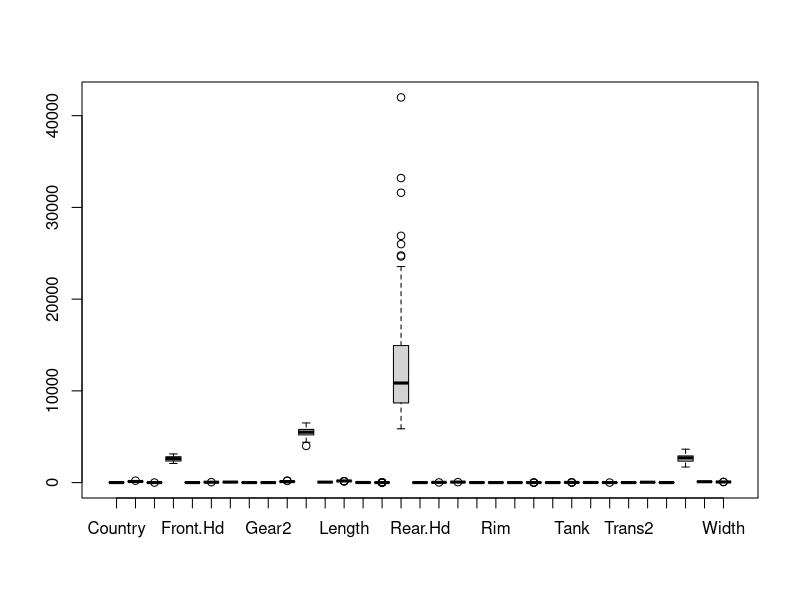
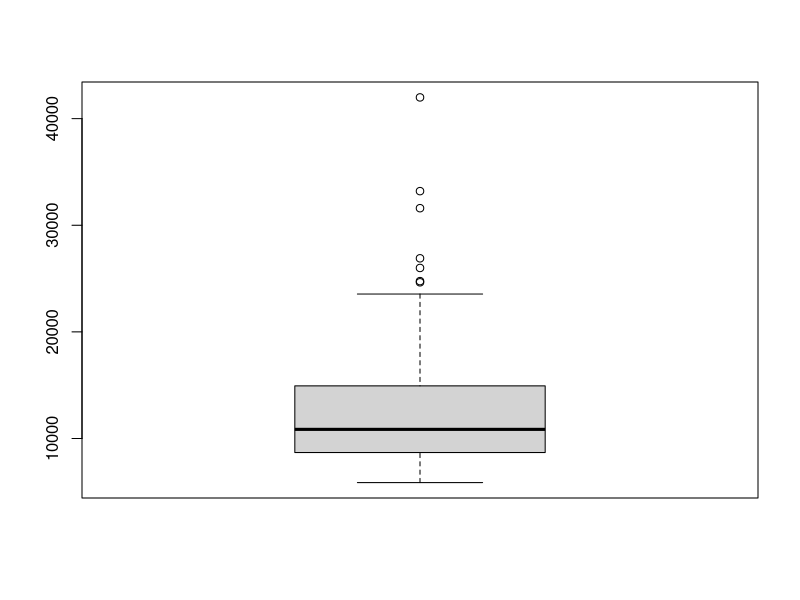
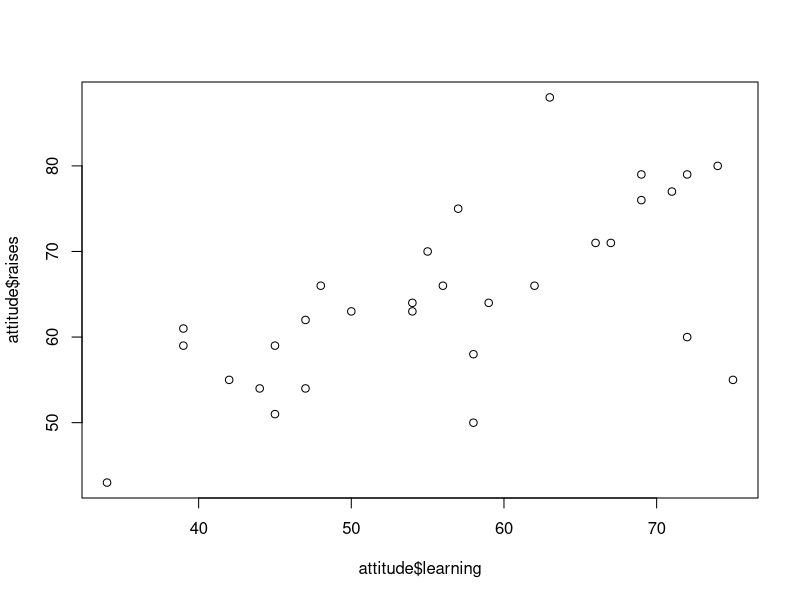
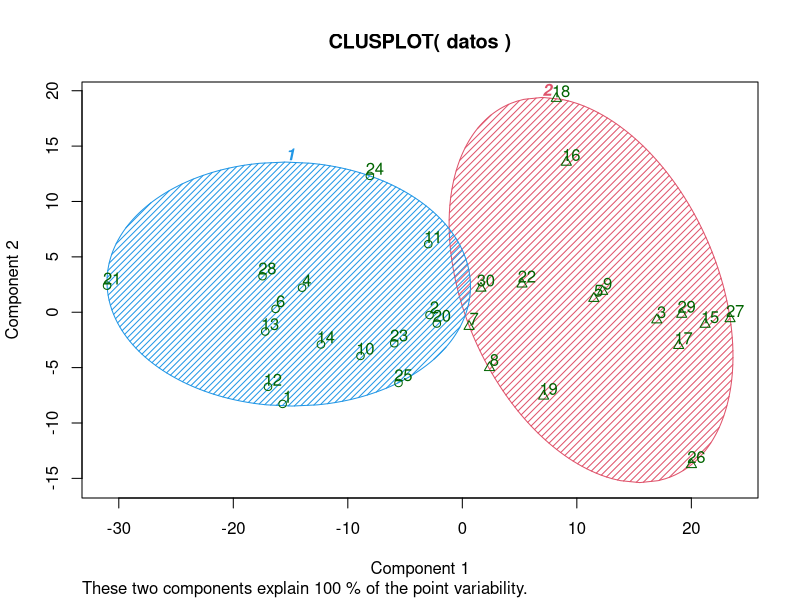
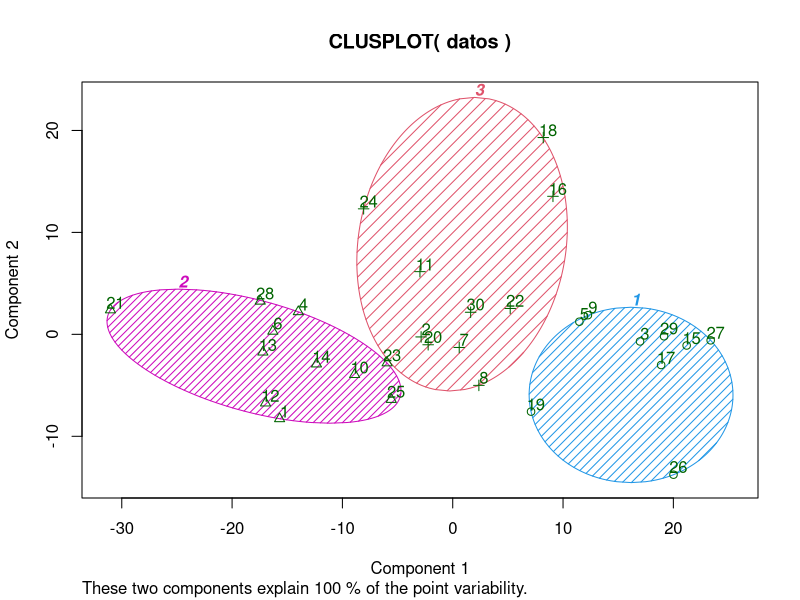
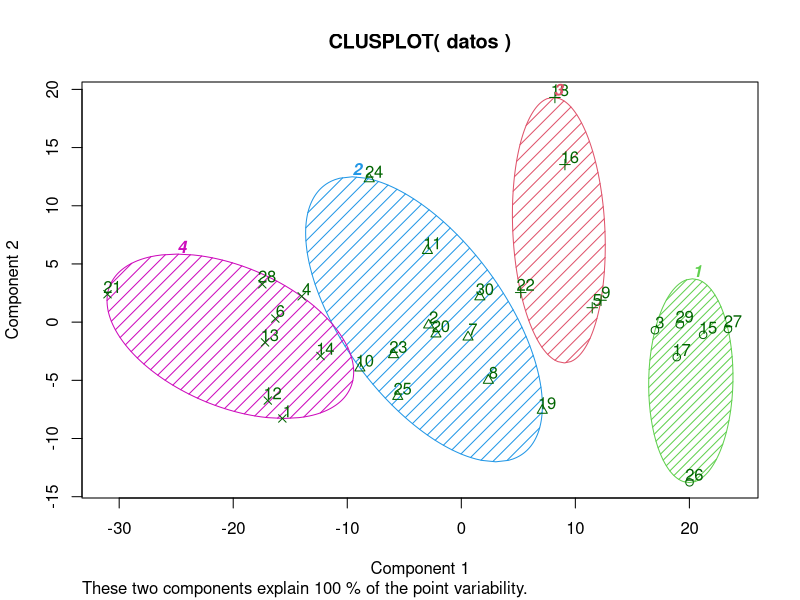
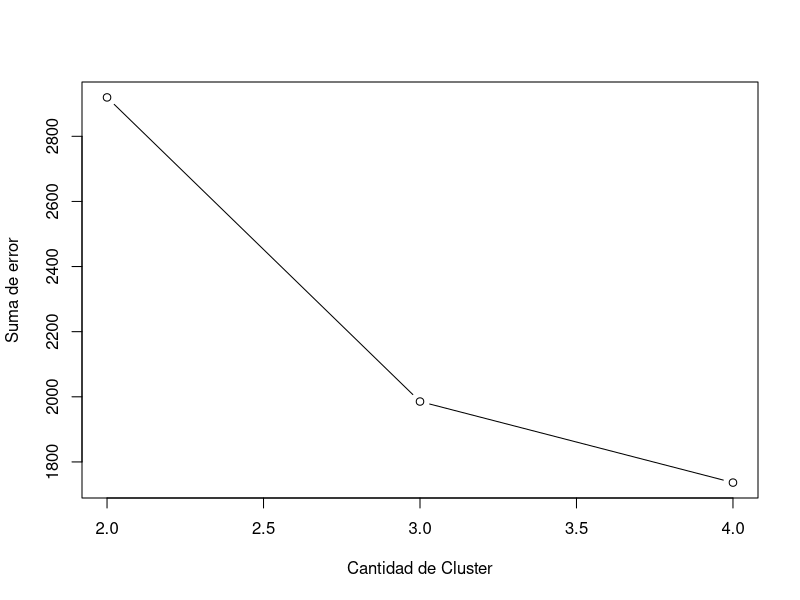
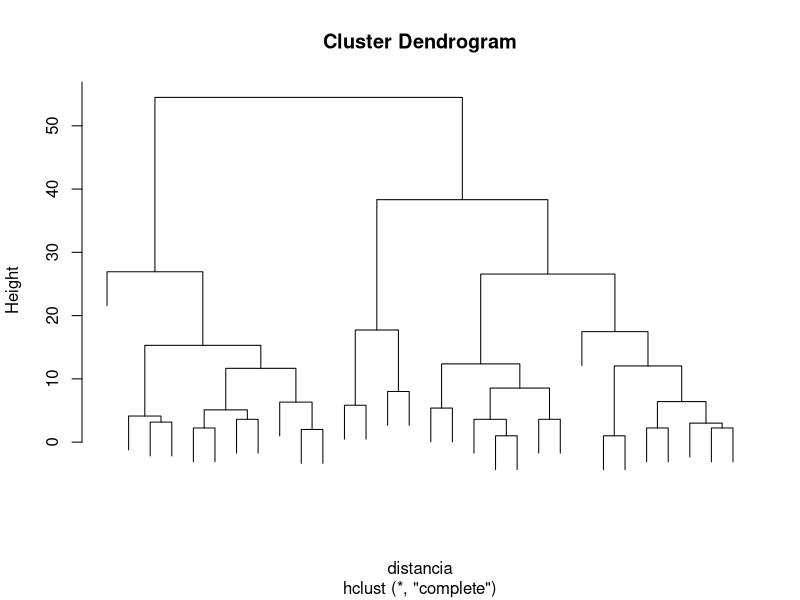

These charts were generated, in order, by the following R code:

#EJ1

str(airquality)

# Comprobamos valores especiales
which(is.infinite(airquality$Ozone) == TRUE)
which(is.infinite(airquality$Solar.R) == TRUE)
which(is.infinite(airquality$Wind) == TRUE)
which(is.infinite(airquality$Temp) == TRUE)
which(is.infinite(airquality$Month) == TRUE)
which(is.infinite(airquality$Day) == TRUE)

# Comprobamos valores faltantes
complete.cases(airquality)
# Nos quedamos solo con los casos completos
datos = airquality[complete.cases(airquality), ]
datos

mediaTemp = mean(datos$Temp)
mediaTemp

#EJ 2
library(rpart)
help(car90)

# Country --> Pais
# Disp --> Desplazamiento del motor en pulgadas cubicas
# Disp2 --> Cilindrada
# Eng.Rev --> Revoluciones del motor
# Front.Hd --> Distancia entre techo y pasajero
# Frt.Leg.Room --> Espacio para las piernas
# Frt.Shld --> Espacio para hombros
# ...
# ...
# Height --> Altura
# Length --> Tamaño
# ...
# ...

head(car90)

# Vemos cuantos casos completos tenemos
length(which(complete.cases(car90) == TRUE))
length(car90[,1])

# Son demasiado pocos, nuetro conjunto quedaria demasiado reducido. Vamos por variables concretas
length(which(complete.cases(car90$Eng.Rev) == TRUE))
length(car90[,1])

filtrado = car90[complete.cases(car90$Eng.Rev), ]
filtrado

# Podemos eliminar variables que no creamos convenientes
filtrado = filtrado[, -15]
filtrado

# Buscamos valores especiales
# El espacio no puede ser negativo.
filtrado$Luggage >= 0
filtrado = filtrado[filtrado$Luggage > 0, ]

# Podemos buscar si existe algun outlier.
boxplot(filtrado)

boxplot(filtrado$Price)

boxplot.stats(filtrado$Price)
filtrado$Price

mean(filtrado$Price)

# Podemos eliminar el caso que posee el outlier
filtrado = filtrado[filtrado$Price < 41990, ]
mean(filtrado$Price)


#EJ3
library(datasets)
str(attitude)
help("attitude")

# Vamos a comparar las oportunidades de aprender con los aumentos por rendimiento.
plot(attitude$raises ~ attitude$learning)

datos = attitude[, c(4,5)]
datos
# Los datos están 'limpios', por lo que aplicamos el algoritmo de Kmeans para 2 clusters
model = kmeans(datos, 2)
model

# Pintamos los clusters obtenidos
library(cluster) 
clusplot(datos, model$cluster, color = TRUE, shade = TRUE, labels = 2, lines = 0)


# Para 3 cluster
model3 = kmeans(datos, 3)
clusplot(datos, model3$cluster, color = TRUE, shade = TRUE, labels = 2, lines = 0)

# Para 4 cluster
model4 = kmeans(datos, 4)
clusplot(datos, model4$cluster, color = TRUE, shade = TRUE, labels = 2, lines = 0)


Error = NULL
for(i in 2:4) {
  print(i)
  Error[i] = sum(kmeans(datos, i)$withinss)
}
na.omit(Error)
plot(2:4, na.omit(Error), type="b", 
     xlab="Cantidad de Cluster", 
     ylab="Suma de error")


#EJ4
datos = attitude[, c(4,5)]
datos

distancia = dist(datos, method = "euclidean")
model = hclust(distancia, method = "complete")
model

# Dibujamos el dendograma
plot(model, labels = FALSE)

# Buscamos la clusterizacion con 2
grupos = cutree(model, k = 2)
grupos

plot(model, labels = FALSE)
rect.hclust(model, k = 2)

# k = 3
# Buscamos la clusterizacion con 3
grupos3 = cutree(model, k = 3)
grupos3

plot(model, labels = FALSE)
rect.hclust(model, k = 3)

# Realizamos la clusterización usando todas las variables.
distanciaTodos = dist(attitude, method = "euclidean")
modelTodos = hclust(distanciaTodos, method = "complete")
plot(modelTodos, labels = FALSE)

# k = 2
plot(modelTodos, labels = FALSE)
rect.hclust(model, k = 2)

# k = 3
plot(modelTodos, labels = FALSE)
rect.hclust(model, k = 3)